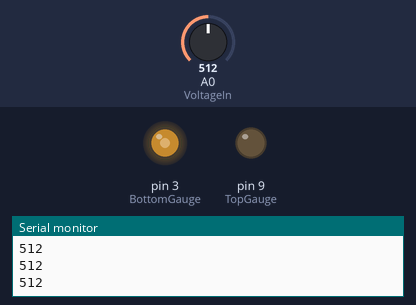
The sketch below on a simulated Arduino Uno, built with avr-gcc and run on an emulated ATmega328P. Shown: output pins drawn as LEDs (lit = HIGH), the last lines printed to the serial monitor. The inputs (shaded band) are chosen by the test bench; at power-on: A0 (VoltageIn) = 512.

Above: at 1.2 s.
1.3 s: A0 (VoltageIn) set to 716
At 1.7 s:
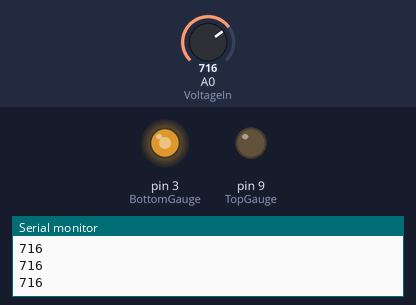
2.8 s: A0 (VoltageIn) set to 900
At 4.0 s:
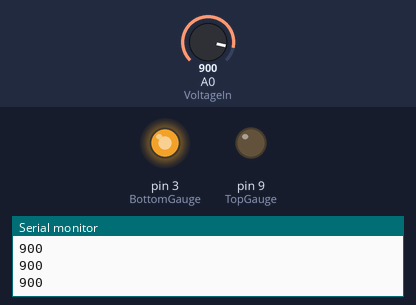
4.3 s: A0 (VoltageIn) set to 122
At 5.2 s:
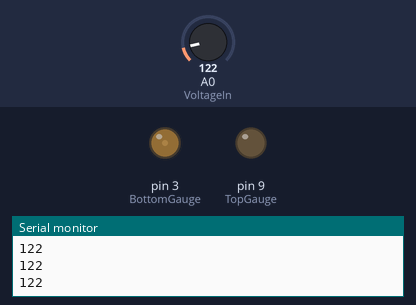
5.8 s: A0 (VoltageIn) set to 0
At 6.3 s:
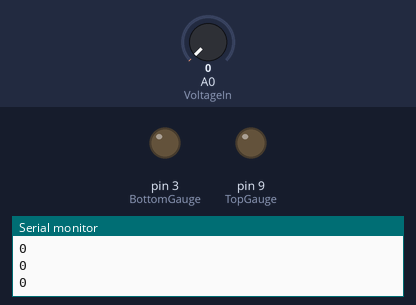
Timing chart, 0 to 8.3 s (numbered marks = the images above; inputs shaded):
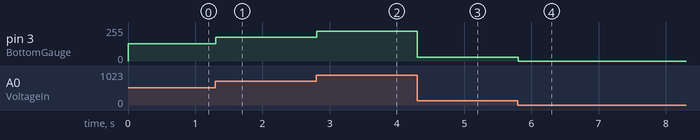

Measured:
- after the input at 1.3 s, pin 3 (BottomGauge): 128/255 → 179/255 at once
- after the input at 2.8 s, pin 3 (BottomGauge): 179/255 → 225/255 at once
- after the input at 4.3 s, pin 3 (BottomGauge): 225/255 → 30/255 at once
- after the input at 5.8 s, pin 3 (BottomGauge): 30/255 → 0/255 at once

The sketch:

ForceEmulator.ino
```cpp
 // ** Preprocessor Commands **
#define TopGauge 9
#define BottomGauge 3
#define VoltageIn A0

// ** Data Type Definitions **

// ** Global Variables **
int ForceX = 0;
int ForceY = 0;
int Reading = 0;

// ** Function Prototypes **

// ** Main Functions **
void setup() {
  Serial.begin(9600);
  pinMode(TopGauge, OUTPUT);
  pinMode(BottomGauge, OUTPUT);
}

void loop() {
  Reading = analogRead(VoltageIn);
  Serial.println(Reading);
//  analogWrite(TopGauge, Reading/4);
  analogWrite(BottomGauge, Reading/4);
}

// ** Helper Functions **
```
